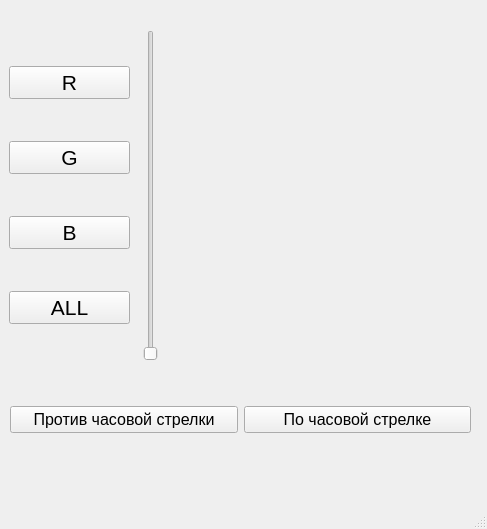
<?xml version="1.0" encoding="UTF-8"?>
<ui version="4.0">
 <class>MainWindow</class>
 <widget class="QMainWindow" name="MainWindow">
  <property name="geometry">
   <rect>
    <x>0</x>
    <y>0</y>
    <width>487</width>
    <height>529</height>
   </rect>
  </property>
  <property name="windowTitle">
   <string>MainWindow</string>
  </property>
  <widget class="QWidget" name="centralwidget">
   <widget class="QWidget" name="verticalLayoutWidget">
    <property name="geometry">
     <rect>
      <x>9</x>
      <y>30</y>
      <width>121</width>
      <height>331</height>
     </rect>
    </property>
    <layout class="QVBoxLayout" name="verticalLayout">
     <item>
      <widget class="QPushButton" name="Red_Button">
       <property name="font">
        <font>
         <pointsize>16</pointsize>
        </font>
       </property>
       <property name="text">
        <string>R</string>
       </property>
      </widget>
     </item>
     <item>
      <widget class="QPushButton" name="Green_Button">
       <property name="font">
        <font>
         <pointsize>16</pointsize>
        </font>
       </property>
       <property name="text">
        <string>G</string>
       </property>
      </widget>
     </item>
     <item>
      <widget class="QPushButton" name="Blue_Button">
       <property name="font">
        <font>
         <pointsize>16</pointsize>
        </font>
       </property>
       <property name="text">
        <string>B</string>
       </property>
      </widget>
     </item>
     <item>
      <widget class="QPushButton" name="All_Buttons">
       <property name="font">
        <font>
         <pointsize>16</pointsize>
        </font>
       </property>
       <property name="text">
        <string>ALL</string>
       </property>
      </widget>
     </item>
    </layout>
   </widget>
   <widget class="QWidget" name="horizontalLayoutWidget">
    <property name="geometry">
     <rect>
      <x>10</x>
      <y>380</y>
      <width>461</width>
      <height>80</height>
     </rect>
    </property>
    <layout class="QHBoxLayout" name="horizontalLayout">
     <item>
      <widget class="QPushButton" name="Left_Button">
       <property name="font">
        <font>
         <pointsize>12</pointsize>
        </font>
       </property>
       <property name="text">
        <string>Против часовой стрелки</string>
       </property>
      </widget>
     </item>
     <item>
      <widget class="QPushButton" name="Right_Button">
       <property name="font">
        <font>
         <pointsize>12</pointsize>
        </font>
       </property>
       <property name="text">
        <string>По часовой стрелке</string>
       </property>
      </widget>
     </item>
    </layout>
   </widget>
   <widget class="QLabel" name="piclabel">
    <property name="geometry">
     <rect>
      <x>180</x>
      <y>30</y>
      <width>281</width>
      <height>331</height>
     </rect>
    </property>
    <property name="text">
     <string/>
    </property>
   </widget>
   <widget class="QSlider" name="Slider">
    <property name="geometry">
     <rect>
      <x>140</x>
      <y>30</y>
      <width>22</width>
      <height>331</height>
     </rect>
    </property>
    <property name="orientation">
     <enum>Qt::Vertical</enum>
    </property>
   </widget>
  </widget>
  <widget class="QMenuBar" name="menubar">
   <property name="geometry">
    <rect>
     <x>0</x>
     <y>0</y>
     <width>487</width>
     <height>26</height>
    </rect>
   </property>
  </widget>
  <widget class="QStatusBar" name="statusbar"/>
 </widget>
 <resources/>
 <connections/>
</ui>
